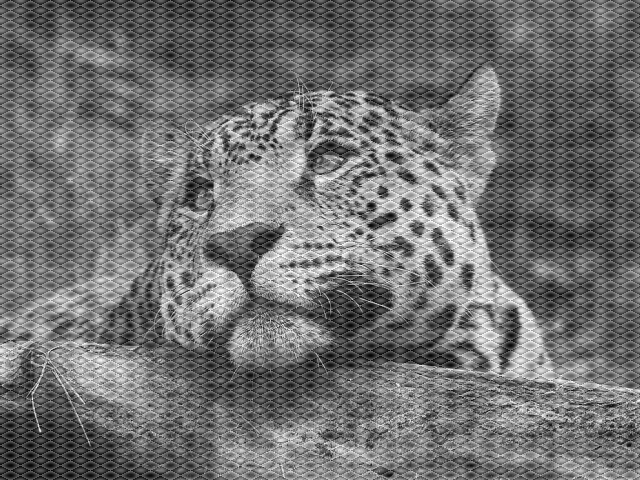
#> input picture image-processing/ep2/images/leopard_noise.png, 640 x 480 px
$ python ep2.py
#> lines starting #> are read from the running program, lines starting #| are printed output that depends on the picture
import cv2
import numpy as np
import os
from siamxt import MaxTreeAlpha

path = os.getcwd()

def save_img(filename, imagefile, suffix='filtered'):
    filename = filename.split('.')
    cv2.imwrite(os.path.join(path,'{}_{}.{}'.format(filename[0], suffix, filename[1])), imagefile)


def gaussian_kernel(l=1, sig=3):
    ax = np.arange(-l // 2 + 1., l // 2 + 1.)
    xx, yy = np.meshgrid(ax, ax)
    kernel = np.exp(-(xx**2 + yy**2) / (2. * sig**2))
    return kernel / np.sum(kernel)


def remove_noise_fft(filename):
    img = cv2.imread(filename, 0)
#> img is the input picture: shape (480, 640); min 2, max 255, mean 112.7

    rows, cols = img.shape
#> rows = 480; cols = 640
    crows, ccols = int(rows/2), int(cols/2)
#> crows = 240; ccols = 320
    r = 80

    f = np.fft.fft2(img)
    f = np.fft.fftshift(f)
    spec = 20*np.log(1+np.abs(f))
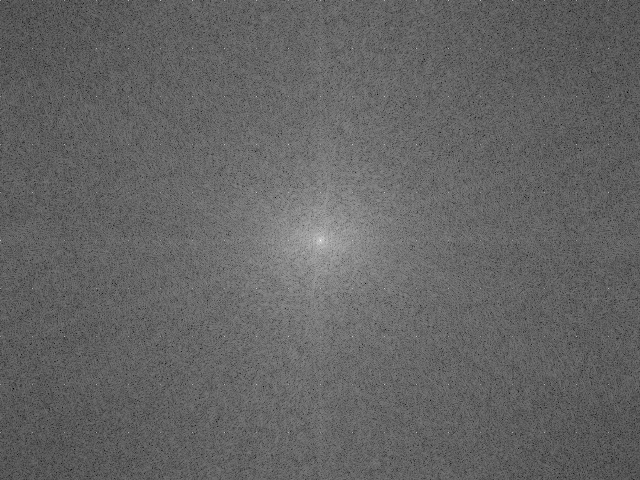
#> spec: shape (480, 640) float64; min 49.32, max 347.2, mean 166.9; drawn with min black and max white

    # mascara passa baixa
    mask = np.zeros((rows, cols))
    mask[crows-r:crows+r, ccols-r:ccols+r] = gaussian_kernel(1, 2*r)
    f2 = np.copy(f)
    f2 = f2 * mask
    img_reconst = np.real(np.fft.ifft2(np.fft.ifftshift(f2)))
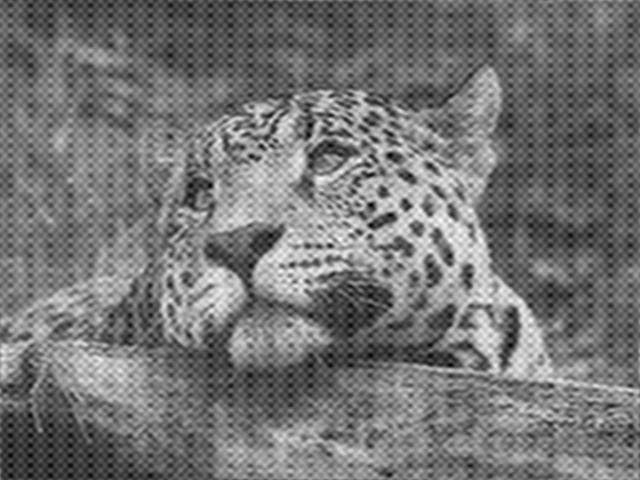
#> img_reconst: shape (480, 640) float64; min -1.24, max 247.8, mean 112.7; drawn with min black and max white
    img_reconst = img_reconst.astype(np.float64)

    save_img(filename, spec, 'spectrum')
#> in save_img, `cv2.imwrite(os.path.join(path,'{}_{}.{}'.format(filename[0], suffix, f..`:
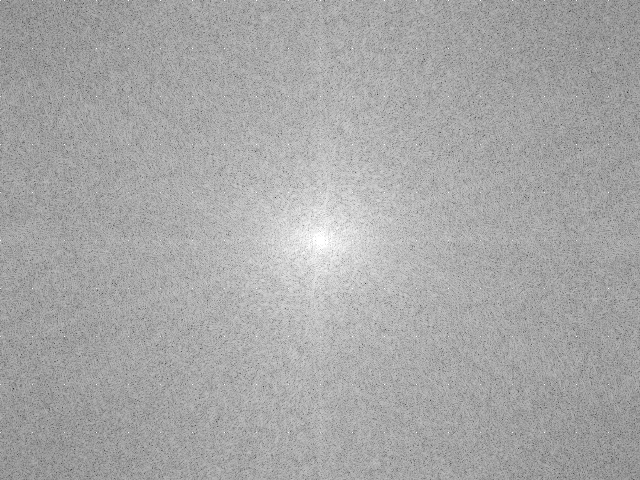
#> saved as leopard_noise_spectrum.png: shape (480, 640); min 49, max 255, mean 166.9
    save_img(filename, img_reconst)


def remove_noise_maxtree(filename):
    min_area = 12

    img = cv2.imread(filename, 0)
#> (the run stopped early here; a loop or call above may not have finished)

$ run again, with image-processing/ep1/images/bear-noisy.jpg saved as image-processing/ep2/images/leopard_noise.png
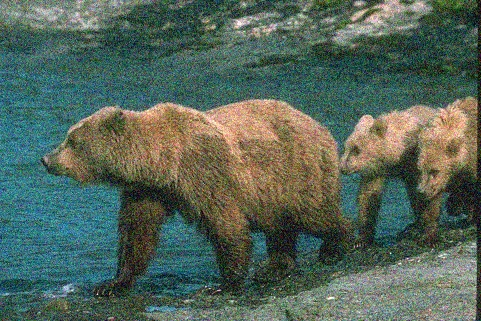
#> input picture image-processing/ep1/images/bear-noisy.jpg, 481 x 321 px
#> in remove_noise_fft, `img_reconst = np.real(np.fft.ifft2(np.fft.ifftshift(f2)))`:
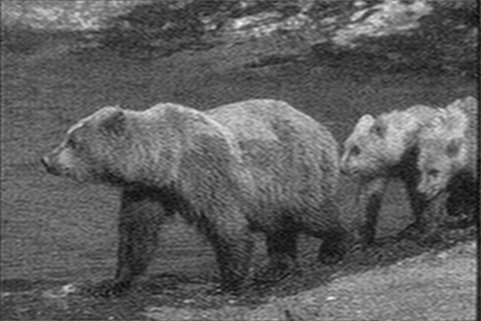
#> img_reconst: shape (321, 481) float64; min 6.72, max 250, mean 94.6
#> in save_img, `cv2.imwrite(os.path.join(path,'{}_{}.{}'.format(filename[0], suffix, f..`:
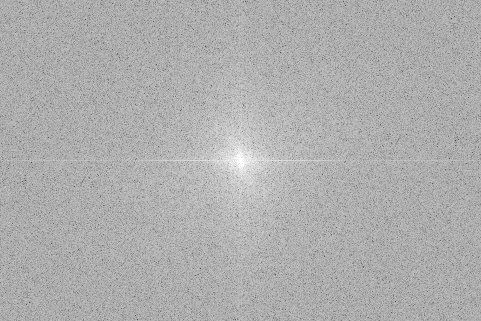
#> saved as leopard_noise_spectrum.png: shape (321, 481); min 70, max 255, mean 174.3
